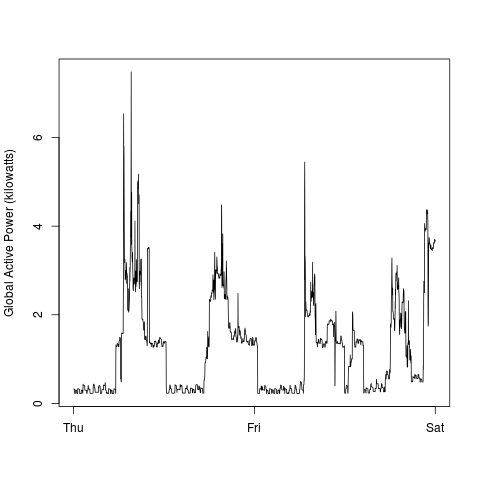

The script that saved this image:
d <- read.csv('two_days.txt', header=FALSE, sep=';')
colnames(d) <- c('date', 'time', 'global_active_power', 'global_reactive_power',
                 'voltage', 'global_intensity', 'sub_metering_1', 'sub_metering_2', 'sub_metering_3')

day_breaks <- c(1, 1441, 2880)

# Plot 2
png('plot2.png')
plot(1:length(gap), gap, xlab='', type='l', xaxt='n',
     ylab='Global Active Power (kilowatts)')
axis(1, at=day_breaks, labels=c('Thu', 'Fri', 'Sat'))
dev.off()